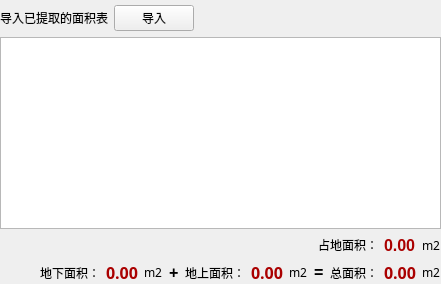
           <widget class="QWidget" name="tab_1_1">
            <attribute name="title">
             <string>建筑面积计算表</string>
            </attribute>
            <layout class="QVBoxLayout" name="verticalLayout_3">
             <property name="leftMargin">
              <number>0</number>
             </property>
             <property name="topMargin">
              <number>5</number>
             </property>
             <property name="rightMargin">
              <number>0</number>
             </property>
             <property name="bottomMargin">
              <number>0</number>
             </property>
             <item>
              <layout class="QHBoxLayout" name="horizontalLayout">
               <item>
                <widget class="QLabel" name="label_73">
                 <property name="text">
                  <string>导入已提取的面积表</string>
                 </property>
                </widget>
               </item>
               <item>
                <widget class="QPushButton" name="btn_area_auto">
                 <property name="text">
                  <string>导入</string>
                 </property>
                </widget>
               </item>
               <item>
                <spacer name="horizontalSpacer">
                 <property name="orientation">
                  <enum>Qt::Horizontal</enum>
                 </property>
                 <property name="sizeHint" stdset="0">
                  <size>
                   <width>40</width>
                   <height>20</height>
                  </size>
                 </property>
                </spacer>
               </item>
              </layout>
             </item>
             <item>
              <widget class="QTableView" name="tableView_1">
               <property name="font">
                <font>
                 <family>微软雅黑</family>
                 <pointsize>10</pointsize>
                </font>
               </property>
               <property name="toolTip">
                <string>&lt;html&gt;&lt;head/&gt;&lt;body&gt;&lt;p&gt;&lt;span style=&quot; font-size:12pt; font-weight:600; color:#aa0000;&quot;&gt;“地上,地下” 未选择时，默认为地上。&lt;/span&gt;&lt;/p&gt;&lt;/body&gt;&lt;/html&gt;</string>
               </property>
               <property name="layoutDirection">
                <enum>Qt::LeftToRight</enum>
               </property>
              </widget>
             </item>
             <item>
              <layout class="QHBoxLayout" name="horizontalLayout_24">
               <item>
                <spacer name="horizontalSpacer_21">
                 <property name="orientation">
                  <enum>Qt::Horizontal</enum>
                 </property>
                 <property name="sizeHint" stdset="0">
                  <size>
                   <width>40</width>
                   <height>20</height>
                  </size>
                 </property>
                </spacer>
               </item>
               <item>
                <widget class="QLabel" name="label_68">
                 <property name="text">
                  <string>占地面积：</string>
                 </property>
                </widget>
               </item>
               <item>
                <widget class="QLabel" name="label_66">
                 <property name="palette">
                  <palette>
                   <active>
                    <colorrole role="WindowText">
                     <brush brushstyle="SolidPattern">
                      <color alpha="255">
                       <red>170</red>
                       <green>0</green>
                       <blue>0</blue>
                      </color>
                     </brush>
                    </colorrole>
                   </active>
                   <inactive>
                    <colorrole role="WindowText">
                     <brush brushstyle="SolidPattern">
                      <color alpha="255">
                       <red>170</red>
                       <green>0</green>
                       <blue>0</blue>
                      </color>
                     </brush>
                    </colorrole>
                   </inactive>
                   <disabled>
                    <colorrole role="WindowText">
                     <brush brushstyle="SolidPattern">
                      <color alpha="255">
                       <red>120</red>
                       <green>120</green>
                       <blue>120</blue>
                      </color>
                     </brush>
                    </colorrole>
                   </disabled>
                  </palette>
                 </property>
                 <property name="font">
                  <font>
                   <pointsize>12</pointsize>
                   <weight>75</weight>
                   <bold>true</bold>
                  </font>
                 </property>
                 <property name="text">
                  <string>0.00</string>
                 </property>
                </widget>
               </item>
               <item>
                <widget class="QLabel" name="label_72">
                 <property name="font">
                  <font>
                   <family>微软雅黑</family>
                   <weight>50</weight>
                   <bold>false</bold>
                  </font>
                 </property>
                 <property name="text">
                  <string>m2</string>
                 </property>
                </widget>
               </item>
              </layout>
             </item>
             <item>
              <layout class="QHBoxLayout" name="horizontalLayout_25">
               <item>
                <spacer name="horizontalSpacer_22">
                 <property name="orientation">
                  <enum>Qt::Horizontal</enum>
                 </property>
                 <property name="sizeHint" stdset="0">
                  <size>
                   <width>40</width>
                   <height>20</height>
                  </size>
                 </property>
                </spacer>
               </item>
               <item>
                <widget class="QLabel" name="label_29">
                 <property name="font">
                  <font>
                   <family>微软雅黑</family>
                   <weight>50</weight>
                   <bold>false</bold>
                  </font>
                 </property>
                 <property name="text">
                  <string>地下面积：</string>
                 </property>
                </widget>
               </item>
               <item>
                <widget class="QLabel" name="label_38">
                 <property name="palette">
                  <palette>
                   <active>
                    <colorrole role="WindowText">
                     <brush brushstyle="SolidPattern">
                      <color alpha="255">
                       <red>170</red>
                       <green>0</green>
                       <blue>0</blue>
                      </color>
                     </brush>
                    </colorrole>
                   </active>
                   <inactive>
                    <colorrole role="WindowText">
                     <brush brushstyle="SolidPattern">
                      <color alpha="255">
                       <red>170</red>
                       <green>0</green>
                       <blue>0</blue>
                      </color>
                     </brush>
                    </colorrole>
                   </inactive>
                   <disabled>
                    <colorrole role="WindowText">
                     <brush brushstyle="SolidPattern">
                      <color alpha="255">
                       <red>120</red>
                       <green>120</green>
                       <blue>120</blue>
                      </color>
                     </brush>
                    </colorrole>
                   </disabled>
                  </palette>
                 </property>
                 <property name="font">
                  <font>
                   <family>微软雅黑</family>
                   <pointsize>12</pointsize>
                   <weight>75</weight>
                   <bold>true</bold>
                  </font>
                 </property>
                 <property name="text">
                  <string>0.00</string>
                 </property>
                 <property name="alignment">
                  <set>Qt::AlignRight|Qt::AlignTrailing|Qt::AlignVCenter</set>
                 </property>
                </widget>
               </item>
               <item>
                <widget class="QLabel" name="label_32">
                 <property name="font">
                  <font>
                   <family>微软雅黑</family>
                   <weight>50</weight>
                   <bold>false</bold>
                  </font>
                 </property>
                 <property name="text">
                  <string>m2</string>
                 </property>
                </widget>
               </item>
               <item>
                <widget class="QLabel" name="label_69">
                 <property name="font">
                  <font>
                   <pointsize>12</pointsize>
                   <weight>75</weight>
                   <bold>true</bold>
                  </font>
                 </property>
                 <property name="text">
                  <string>+</string>
                 </property>
                </widget>
               </item>
               <item>
                <widget class="QLabel" name="label_30">
                 <property name="font">
                  <font>
                   <family>微软雅黑</family>
                   <weight>50</weight>
                   <bold>false</bold>
                  </font>
                 </property>
                 <property name="text">
                  <string>地上面积：</string>
                 </property>
                </widget>
               </item>
               <item>
                <widget class="QLabel" name="label_37">
                 <property name="palette">
                  <palette>
                   <active>
                    <colorrole role="WindowText">
                     <brush brushstyle="SolidPattern">
                      <color alpha="255">
                       <red>170</red>
                       <green>0</green>
                       <blue>0</blue>
                      </color>
                     </brush>
                    </colorrole>
                   </active>
                   <inactive>
                    <colorrole role="WindowText">
                     <brush brushstyle="SolidPattern">
                      <color alpha="255">
                       <red>170</red>
                       <green>0</green>
                       <blue>0</blue>
                      </color>
                     </brush>
                    </colorrole>
                   </inactive>
                   <disabled>
                    <colorrole role="WindowText">
                     <brush brushstyle="SolidPattern">
                      <color alpha="255">
                       <red>120</red>
                       <green>120</green>
                       <blue>120</blue>
                      </color>
                     </brush>
                    </colorrole>
                   </disabled>
                  </palette>
                 </property>
                 <property name="font">
                  <font>
                   <family>微软雅黑</family>
                   <pointsize>12</pointsize>
                   <weight>75</weight>
                   <bold>true</bold>
                  </font>
                 </property>
                 <property name="layoutDirection">
                  <enum>Qt::LeftToRight</enum>
                 </property>
                 <property name="text">
                  <string>0.00</string>
                 </property>
                 <property name="alignment">
                  <set>Qt::AlignRight|Qt::AlignTrailing|Qt::AlignVCenter</set>
                 </property>
                </widget>
               </item>
               <item>
                <widget class="QLabel" name="label_31">
                 <property name="font">
                  <font>
                   <family>微软雅黑</family>
                   <weight>50</weight>
                   <bold>false</bold>
                  </font>
                 </property>
                 <property name="text">
                  <string>m2</string>
                 </property>
                </widget>
               </item>
               <item>
                <widget class="QLabel" name="label_70">
                 <property name="font">
                  <font>
                   <pointsize>12</pointsize>
                   <weight>75</weight>
                   <bold>true</bold>
                  </font>
                 </property>
                 <property name="text">
                  <string>=</string>
                 </property>
                </widget>
               </item>
               <item>
                <widget class="QLabel" name="label">
                 <property name="font">
                  <font>
                   <family>微软雅黑</family>
                   <weight>50</weight>
                   <bold>false</bold>
                  </font>
                 </property>
                 <property name="text">
                  <string>总面积：</string>
                 </property>
                </widget>
               </item>
               <item>
                <widget class="QLabel" name="label_33">
                 <property name="palette">
                  <palette>
                   <active>
                    <colorrole role="WindowText">
                     <brush brushstyle="SolidPattern">
                      <color alpha="255">
                       <red>170</red>
                       <green>0</green>
                       <blue>0</blue>
                      </color>
                     </brush>
                    </colorrole>
                   </active>
                   <inactive>
                    <colorrole role="WindowText">
                     <brush brushstyle="SolidPattern">
                      <color alpha="255">
                       <red>170</red>
                       <green>0</green>
                       <blue>0</blue>
                      </color>
                     </brush>
                    </colorrole>
                   </inactive>
                   <disabled>
                    <colorrole role="WindowText">
                     <brush brushstyle="SolidPattern">
                      <color alpha="255">
                       <red>120</red>
                       <green>120</green>
                       <blue>120</blue>
                      </color>
                     </brush>
                    </colorrole>
                   </disabled>
                  </palette>
                 </property>
                 <property name="font">
                  <font>
                   <family>微软雅黑</family>
                   <pointsize>12</pointsize>
                   <weight>75</weight>
                   <bold>true</bold>
                  </font>
                 </property>
                 <property name="text">
                  <string>0.00</string>
                 </property>
                </widget>
               </item>
               <item>
                <widget class="QLabel" name="label_71">
                 <property name="font">
                  <font>
                   <family>微软雅黑</family>
                   <weight>50</weight>
                   <bold>false</bold>
                  </font>
                 </property>
                 <property name="text">
                  <string>m2</string>
                 </property>
                </widget>
               </item>
              </layout>
             </item>
            </layout>
           </widget>
